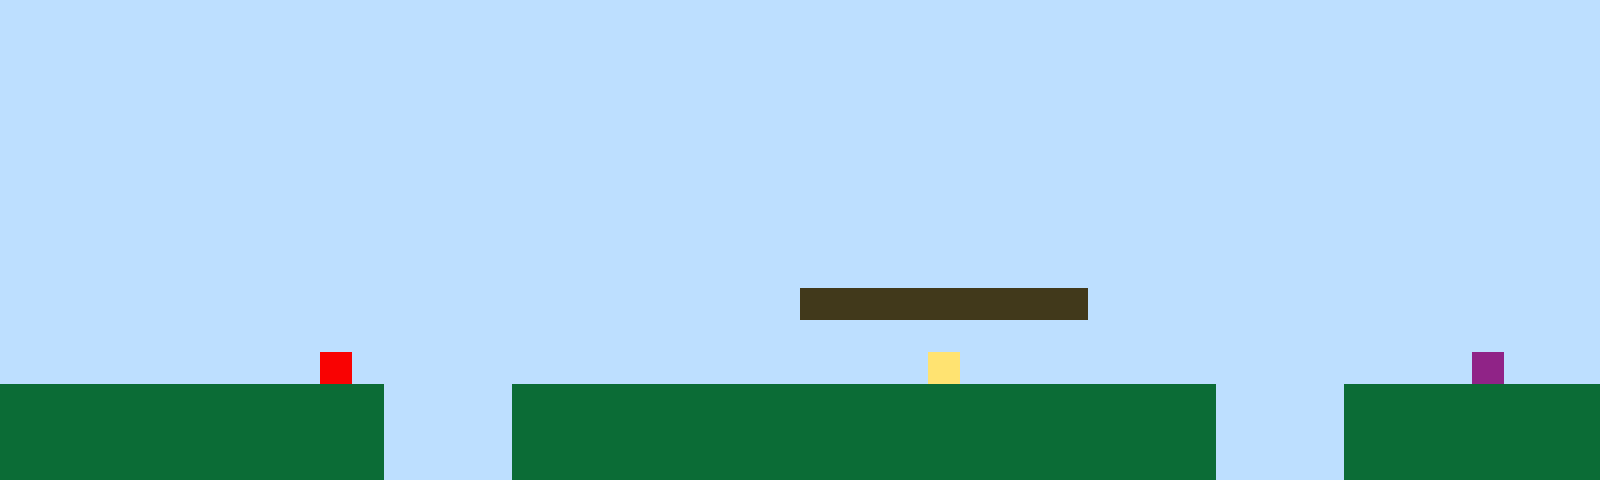

The image is a tile-based game level rendered from a .tmx file. Its description and complete source (layers, tilesets, objects, tile grids) follow:
An orthogonal 50x15 tile map with 32x32 px tiles, 1 tile layer (Tile Layer 1).

<map version="1.10" tiledversion="1.11.2" orientation="orthogonal" renderorder="right-up" width="50" height="15" tilewidth="32" tileheight="32" infinite="0" nextlayerid="2" nextobjectid="1"><editorsettings><export target="map1.csv" format="csv" /></editorsettings><tileset firstgid="1" name="sprites" tilewidth="32" tileheight="32" tilecount="6" columns="3"><image source="sprites.png" width="96" height="64" /></tileset><layer id="1" name="Tile Layer 1" width="50" height="15"><data encoding="csv">1,1,1,1,1,1,1,1,1,1,1,1,1,1,1,1,1,1,1,1,1,1,1,1,1,1,1,1,1,1,1,1,1,1,1,1,1,1,1,1,1,1,1,1,1,1,1,1,1,1,1,1,1,1,1,1,1,1,1,1,1,1,1,1,1,1,1,1,1,1,1,1,1,1,1,1,1,1,1,1,1,1,1,1,1,1,1,1,1,1,1,1,1,1,1,1,1,1,1,1,1,1,1,1,1,1,1,1,1,1,1,1,1,1,1,1,1,1,1,1,1,1,1,1,1,1,1,1,1,1,1,1,1,1,1,1,1,1,1,1,1,1,1,1,1,1,1,1,1,1,1,1,1,1,1,1,1,1,1,1,1,1,1,1,1,1,1,1,1,1,1,1,1,1,1,1,1,1,1,1,1,1,1,1,1,1,1,1,1,1,1,1,1,1,1,1,1,1,1,1,1,1,1,1,1,1,1,1,1,1,1,1,1,1,1,1,1,1,1,1,1,1,1,1,1,1,1,1,1,1,1,1,1,1,1,1,1,1,1,1,1,1,1,1,1,1,1,1,1,1,1,1,1,1,1,1,1,1,1,1,1,1,1,1,1,1,1,1,1,1,1,1,1,1,1,1,1,1,1,1,1,1,1,1,1,1,1,1,1,1,1,1,1,1,1,1,1,1,1,1,1,1,1,1,1,1,1,1,1,1,1,1,1,1,1,1,1,1,1,1,1,1,1,1,1,1,1,1,1,1,1,1,1,1,1,1,1,1,1,1,1,1,1,1,1,1,1,1,1,1,1,1,1,1,1,1,1,1,1,1,1,1,1,1,1,1,1,1,1,1,1,1,1,1,1,1,1,1,1,1,1,1,1,1,1,1,1,1,1,1,1,1,1,1,1,1,1,1,1,1,1,1,1,1,1,1,1,1,1,1,1,1,1,1,1,1,1,1,1,1,1,1,1,1,1,1,1,1,1,1,1,1,1,1,1,1,1,1,1,1,1,1,1,1,1,1,1,1,1,1,1,1,1,1,1,1,1,1,1,1,1,1,1,1,1,1,1,1,1,1,1,1,1,1,1,3,3,3,3,3,3,3,3,3,1,1,1,1,1,1,1,1,1,1,1,1,1,1,1,1,1,1,1,1,1,1,1,1,1,1,1,1,1,1,1,1,1,1,1,1,1,1,1,1,1,1,1,1,1,1,1,1,1,1,1,1,1,1,1,1,1,1,1,1,1,1,1,1,1,1,1,1,1,1,1,1,1,1,1,1,5,1,1,1,1,1,1,1,1,1,1,1,1,1,1,1,1,1,1,4,1,1,1,1,1,1,1,1,1,1,1,1,1,1,1,1,6,1,1,1,2,2,2,2,2,2,2,2,2,2,2,2,1,1,1,1,2,2,2,2,2,2,2,2,2,2,2,2,2,2,2,2,2,2,2,2,2,2,1,1,1,1,2,2,2,2,2,2,2,2,2,2,2,2,2,2,2,2,2,2,2,2,1,1,1,1,2,2,2,2,2,2,2,2,2,2,2,2,2,2,2,2,2,2,2,2,2,2,1,1,1,1,2,2,2,2,2,2,2,2,2,2,2,2,2,2,2,2,2,2,2,2,1,1,1,1,2,2,2,2,2,2,2,2,2,2,2,2,2,2,2,2,2,2,2,2,2,2,1,1,1,1,2,2,2,2,2,2,2,2</data></layer></map>
